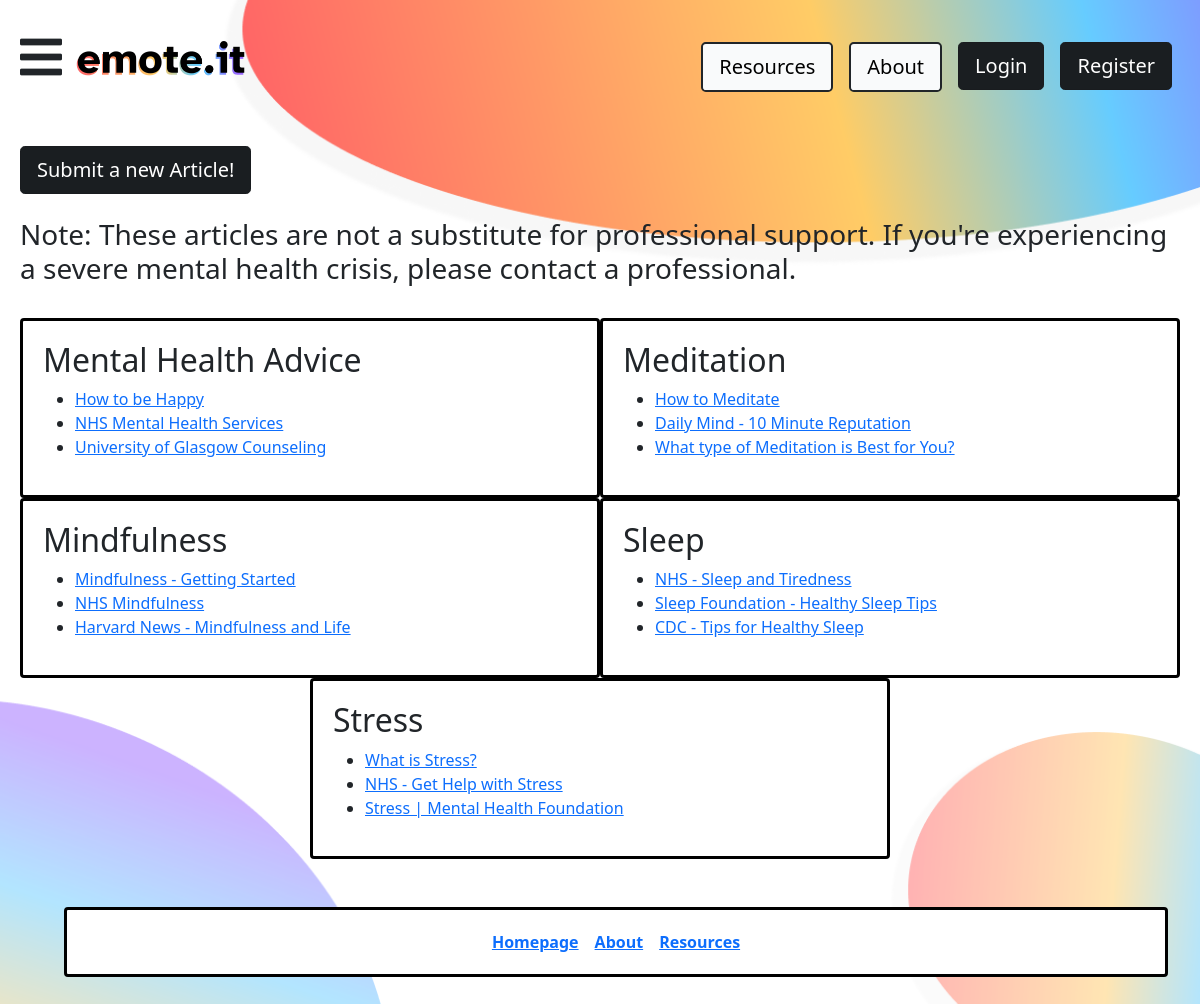
The app's page /self-care/ with its own data.
### mental_health_diary/models.py (models this page shows, shortened)
class Article(models.Model):
    id = models.AutoField(primary_key=True)
    title = models.CharField(max_length=64)
    category = models.CharField(max_length=32, null=True)
    url = models.URLField()

### mental_health_diary/views.py (the view)
# urls.py: path('self-care/', views.self_help, name='self_help'),
def self_help(request):
    MentalHealthAdvice = Article.objects.filter(category="Mental Health Advice")
    Meditation = Article.objects.filter(category="Meditation")
    Mindfulness = Article.objects.filter(category="Mindfulness")
    Sleep = Article.objects.filter(category="Sleep")
    Stress = Article.objects.filter(category="Stress")
    context = {
        "mental_health_advice": MentalHealthAdvice,
        "meditation": Meditation,
        "mindfulness": Mindfulness,
        "sleep": Sleep,
        "stress": Stress
    }
    return render(request, 'main/self_help.html', context=context)

### templates/main/self_help.html (shortened to what this page needs)
{% extends 'main/base.html' %}
{% block body %}
    <a href="{% url 'new_article' %}">
        <button type="button" class="btn btn-dark mr-1  btn-lg active" aria-pressed="true">
        Submit a new Article!</button>
    </a>
    <br><br>
    <h3>Note: These articles are not a substitute for professional support. If you're experiencing a severe mental
    health crisis, please contact a professional.</h3>
    <br>
    <div class="container-fluid rounded">
        <div class="row row-cols-2">
            <div class="col container-fluid rounded" id="article-div">
                <h2>Mental Health Advice</h2>
                {% if mental_health_advice %}
                <ul>
                    {% for article in mental_health_advice %}
                        <li><a href="{{ article.url }}">{{ article.title }}</a></li>
                    {% endfor %}
                </ul>
                {% else %}
                    No articles for Mental Health Advice! Why not submit your own?
                {% endif %}
            </div>
            <div class="col container-fluid rounded w-50" id="article-div">
                <h2>Meditation</h2>
                {% if meditation %}
                <ul>
                    {% for article in meditation %}
                        <li><a href="{{ article.url }}">{{ article.title }}</a></li>
                    {% endfor %}
                </ul>
                {% else %}
                    No articles for Meditation! Why not submit your own?
                {% endif %}
            </div>
            <div class="col container-fluid rounded" id="article-div">
                <h2>Mindfulness</h2>
                {% if mindfulness %}
                <ul>
                    {% for article in mindfulness %}
                        <li><a href="{{ article.url }}">{{ article.title }}</a></li>
                    {% endfor %}
                </ul>
                {% else %}
                    No articles for Mindfulness! Why not submit your own?
                {% endif %}
            </div>
            <div class="col container-fluid rounded" id="article-div">
                <h2>Sleep</h2>
                {% if sleep %}
                <ul>
                    {% for article in sleep %}
                        <li><a href="{{ article.url }}">{{ article.title }}</a></li>
                    {% endfor %}
                </ul>
                {% else %}
                    No articles for Sleep! Why not submit your own?
                {% endif %}
            </div>
            <div class="col container-fluid rounded" id="article-div">
                <h2>Stress</h2>
                {% if stress %}
                <ul>
                    {% for article in stress %}
                        <li><a href="{{ article.url }}">{{ article.title }}</a></li>
                    {% endfor %}
                </ul>
                {% else %}
                    No articles for Stress! Why not submit your own?
                {% endif %}
            </div>
        </div>
    </div>
{% endblock %}

### static/css/page.css (style rules this page uses)
body { margin: 0; background-color: #DA7A7A; overflow-x: hidden; background-image: url("Background.png"); background-repeat: no-repeat; background-attachment: fixed; background-size:cover; background-position: right; }
#article-div { background-color: white; border: 3px solid black; padding: 20px; }
.container-fluid { align-items : center; justify-content : center }

### records on screen
Article: title "How to be Happy"
Article: title "NHS Mental Health Services"
Article: title "University of Glasgow Counseling"
Article: title "How to Meditate"
Article: title "Daily Mind - 10 Minute Reputation"
Article: title "What type of Meditation is Best for You?"
Article: title "Mindfulness - Getting Started"
Article: title "NHS Mindfulness"
Article: title "Harvard News - Mindfulness and Life"
Article: title "NHS - Sleep and Tiredness"
Article: title "Sleep Foundation - Healthy Sleep Tips"
Article: title "CDC - Tips for Healthy Sleep"
Article: title "What is Stress?"
Article: title "NHS - Get Help with Stress"
Article: title "Stress | Mental Health Foundation"
